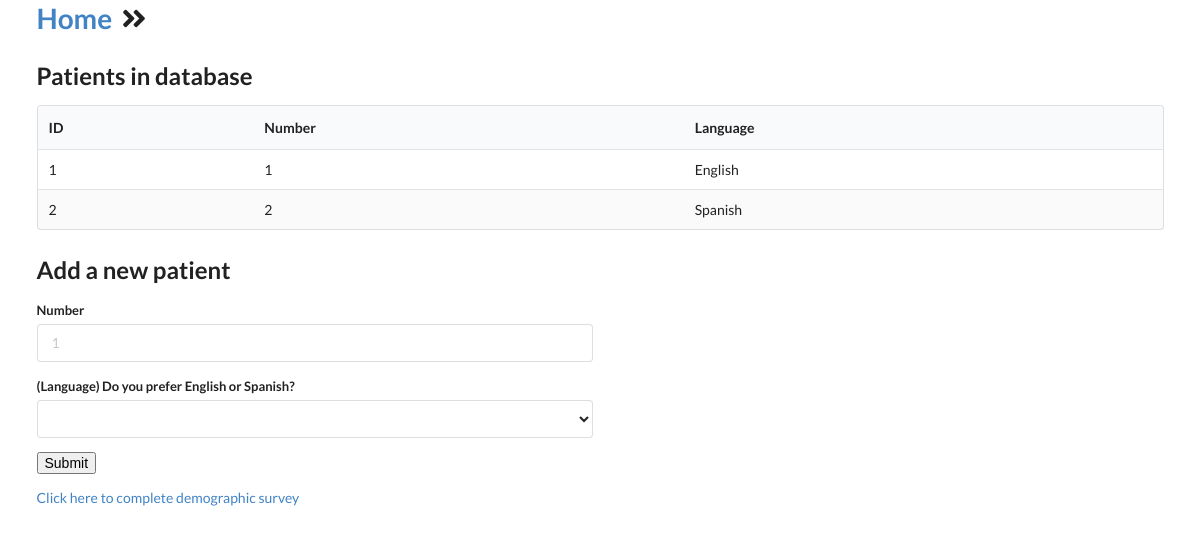
The app's page /patientslist with its own data.
### tables this page shows
CREATE TABLE patients (
id INTEGER PRIMARY KEY,
number INTEGER NOT NULL UNIQUE,
language TEXT NOT NULL
);

### main.py (the view)
@app.get("/patientslist")
def patients(request: Request):
    connection = sqlite3.connect(config.DB_FILE)
    connection.row_factory = sqlite3.Row
    cursor = connection.cursor()
    cursor.execute("""
                   SELECT *
                   FROM patients
                   """)
    patients = cursor.fetchall()
    return templates.TemplateResponse("patientslist.html", {"request": request, "patients": patients})

### templates/patientslist.html (shortened to what this page needs)
{% extends "layout.html" %}
{% block content %}
<h1><a href="/home">Home</a>
    <i class="angle double right icon"></i>
</h1>
    <h2>Patients in database</h2>
    <table class="ui striped table">
        <thead>
            <tr>
                <th>ID</th>
                <th>Number</th>
                <th>Language</th>
            </tr>
        </thead>
        <tbody>
            {% for patient in patients %}
            <tr>
                <td>{{ patient.id }}</td>
                <td>{{ patient.number }}</td>
                <td>{{ patient.language }}</td>
            </tr>
            {% endfor %}
        </tbody>
    </table>
    <h2>Add a new patient</h2>
    <form class="ui form" action="/submit-patient" method="post">
        <div class="field">
            <label>Number</label>
            <div class="two fields">
                <div class="field">
                    <input type="number" name="number" placeholder="1">
                </div>
            </div>
        </div>
        <div class="two fields">
            <div class="field">
                <label>(Language) Do you prefer English or Spanish?</label>
                <select class="ui fluid dropdown" name="language">
                    <option value=""></option>
                    <option value="English">English</option>
                </select>
            </div>
        </div>
        <input type="submit">
    </form>
    <a target="_blank" rel="noopener noreferrer" href="https://utexas.qualtrics.com/jfe/form/SV_cSWiWj6orasVSkK">Click here to complete demographic survey</a>
{% endblock %}

### records on screen
patients: id "1", number "1", language "English"
patients: id "2", number "2", language "Spanish"
